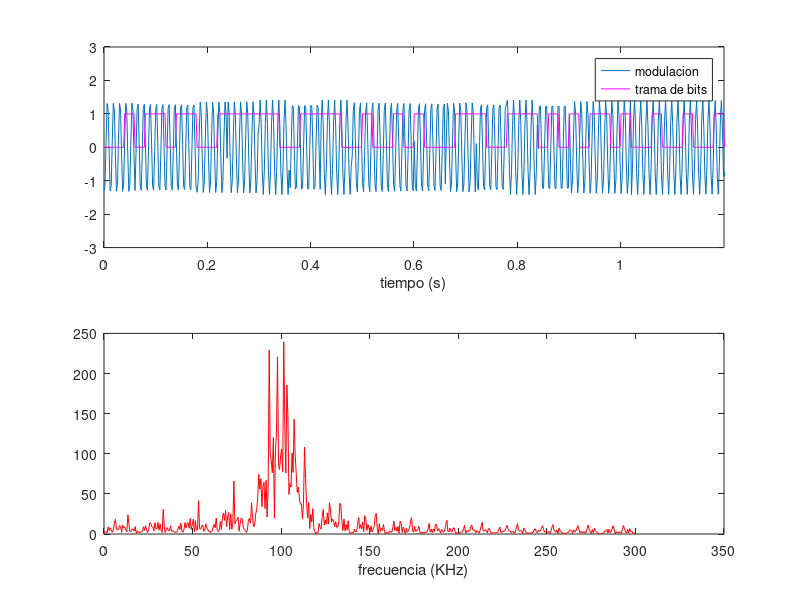
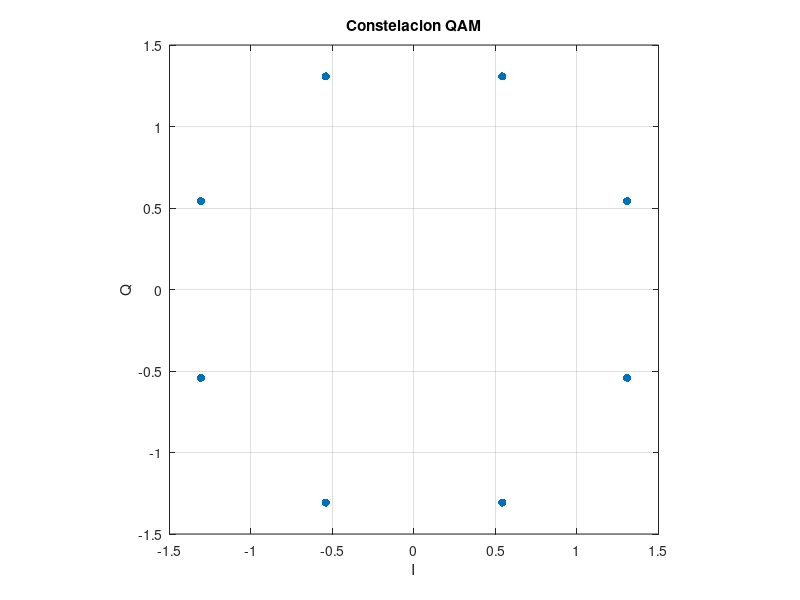

MATLAB code for these plots, in order:
%Modulacion QAM
%actualizado por: Oscar Carrión P.
%PUCP 2021-1
 
disp('%%%%%%%%%%%%%%%%%%%%%%%%%%%%%%%%%%%%%%%%%%%%%')
disp('%           Modulacion qam                  %');
disp('%%%%%%%%%%%%%%%%%%%%%%%%%%%%%%%%%%%%%%%%%%%%%');
 
 
%generacion QAM
Nb=120;
b=randi([0, 1], [1, Nb]); %Datos binarios aleatorios
mpb=10;      %muestras por bit
Tb=0.02;     %tiempo de bit
 
trama=[];
for k=1:length(b)
    trama=[trama b(k)*ones(1,mpb)];
end
 
 
fc=100*1e3;      %frecuencia portadora escalada a Khz
t=linspace(0,Nb*Tb,length(trama));
osc=cos(2*pi*fc*t);
osc90=sin(2*pi*fc*t);   %para QAM
 
% receptor
iqc=trama(mpb/2:mpb:end-mpb/2);    %extraccion de valor logico
%iqc es igual a b .... :v 
% Niveles PAM de 3Tb
PAMI=[];
for k=1:length(iqc)/3
    if [iqc(1+3*(k-1)) iqc(3+3*(k-1))]==[0 0]
        PAMI=[PAMI -0.541*ones(1,3*mpb)];
    elseif [iqc(1+3*(k-1)) iqc(3+3*(k-1))]==[0 1]
        PAMI=[PAMI -1.307*ones(1,3*mpb)];
    elseif [iqc(1+3*(k-1)) iqc(3+3*(k-1))]==[1 0]
        PAMI=[PAMI 0.541*ones(1,3*mpb)];
    elseif [iqc(1+3*(k-1)) iqc(3+3*(k-1))]==[1 1]
        PAMI=[PAMI 1.307*ones(1,3*mpb)];
    end
end
PAMQ=[];
for k=1:length(iqc)/3
    if [iqc(2+3*(k-1)) iqc(3+3*(k-1))]==[0 1]
        PAMQ=[PAMQ -0.541*ones(1,3*mpb)];
    elseif [iqc(2+3*(k-1)) iqc(3+3*(k-1))]==[0 0]
        PAMQ=[PAMQ -1.307*ones(1,3*mpb)];
    elseif [iqc(2+3*(k-1)) iqc(3+3*(k-1))]==[1 1]
        PAMQ=[PAMQ 0.541*ones(1,3*mpb)];
    elseif [iqc(2+3*(k-1)) iqc(3+3*(k-1))]==[1 0]
        PAMQ=[PAMQ 1.307*ones(1,3*mpb)];
    end
end


QAM=PAMI.*osc+PAMQ.*osc90;    %suma de los canales I e Q
% Ruido
%n=3*(rand(1,length(QAM))-0.5);
%QAM=QAM+n;
 
close all
 
figure(1)
 
subplot(211)
plot(t,QAM,t,trama,'m');
axis([0 Nb*Tb/2 -3 3])
xlabel('tiempo (s)')
legend('modulacion','trama de bits')
 
subplot(212)
N=1024;         %Muestras de la FFT
FQAM=abs(fft(QAM,N));        %Espectro de frecuencia
 
f=(Nb/mpb/Tb)*linspace(0,1,N);
plot(f(1:N/2+1),FQAM(1:N/2+1),'r');xlabel('frecuencia (KHz)')
 
% Constelacion QAM
figure(2)
plot(PAMI,PAMQ,'.','MarkerSize',18);grid
axis([-1.5 1.5 -1.5 1.5])
title('Constelacion QAM')
xlabel('I');ylabel('Q')
axis square
